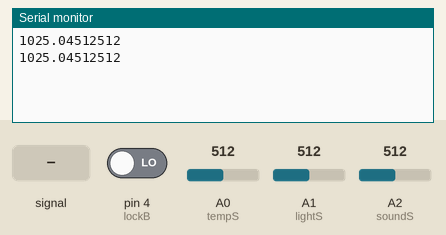
A sketch run on a simulated Arduino Uno, built with avr-gcc and run on an emulated ATmega328P. On the bench: the last lines printed to the serial monitor. The inputs (shaded band) are chosen by the test bench; at power-on: A0 (tempS) = 512, A1 (lightS) = 512, A2 (soundS) = 512, pin 4 (lockB) LOW.

Above: at 2.3 s.
2.4 s: A2 (soundS) fed a 200 Hz sine of ±81 counts around its level
At 3.4 s:
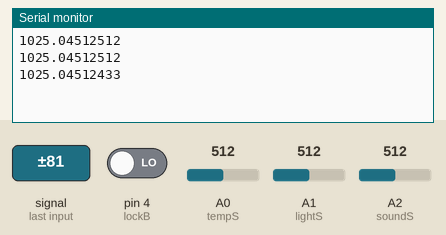
4.5 s: A0 (tempS) set to 716
At 5.7 s:
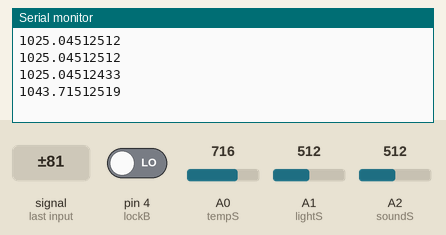
6.6 s: A1 (lightS) set to 716
At 8.2 s:
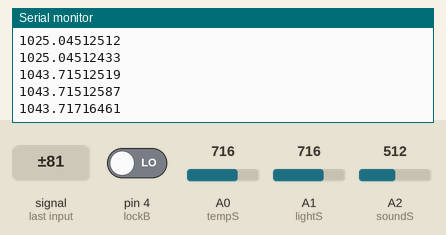
8.7 s: A2 (soundS) set to 716
At 9.4 s:
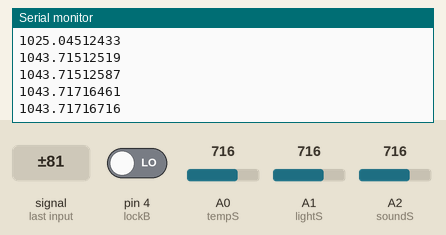
10.8 s: pin 4 (lockB) driven HIGH
At 12.7 s:
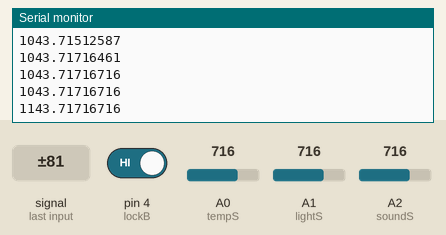
12.9 s: A2 (soundS) fed a 1000 Hz sine of ±255 counts around its level
At 14.2 s:
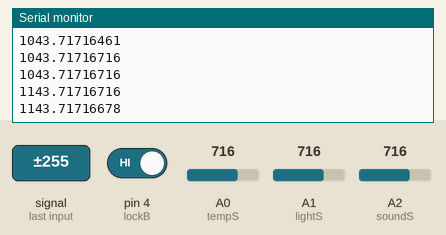
Timing chart, 0 to 15.9 s (numbered marks = the images above; inputs shaded):
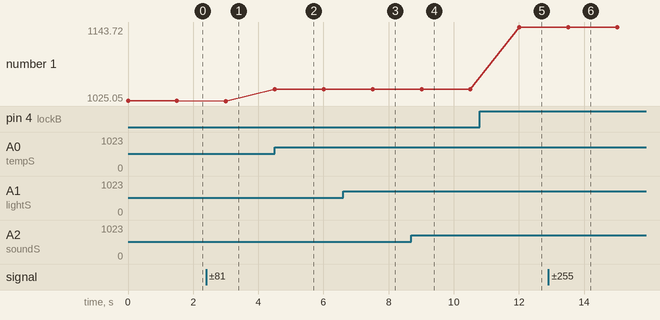

Measured:
- after the input at 2.4 s, the serial monitor: prints a new line after 0.60 s (image 1)
- after the input at 4.5 s, the serial monitor: prints a new line at once (image 2)
- after the input at 6.6 s, the serial monitor: prints a new line after 0.91 s (image 3)
- after the input at 8.7 s, the serial monitor: prints a new line after 0.31 s (image 4)
- after the input at 10.8 s, the serial monitor: prints a new line after 1.2 s (image 5)
- after the input at 12.9 s, the serial monitor: prints a new line after 0.61 s (image 6)
- plotted number 1: 1025.05 → 1025.05 after the input at 2.4 s, 1025.05 → 1043.72 after the input at 4.5 s, 1043.72 → 1043.72 after the input at 6.6 s, 1043.72 → 1043.72 after the input at 8.7 s, 1043.72 → 1143.72 after the input at 10.8 s

The sketch:

LAH.ino
```cpp
#include <math.h>

const int lightS = A1;
const int soundS = A2;
const int tempS = A0;
const int lockB = 4;
void setup()
{
    Serial.begin(115200);
  pinMode(tempS, INPUT);
  pinMode(lightS, INPUT);
  pinMode(soundS, INPUT);
  pinMode(lockB, INPUT);
}

void loop()
{
  while (true) {
  int t = analogRead(tempS);
  int lightVal = analogRead(lightS);
  int soundVal = analogRead(soundS);
  bool button = digitalRead(lockB);
  int lockV;
  if (button) lockV = 1;
  else  lockV = 0;
    // check if valid, if NaN (not a number) then something went wrong!
    //if (isnan(t) || isnan(h)) {
        //Serial.println("Failed to read from DHT");
        //return;
    //Serial.print("Humidity: ");
    //Serial.print(h);
    //Serial.print(" %\t");
    //Serial.print("Temperature: ");
  //Serial.print(" "+ lightVal + soundVal + "1" + lockV + t);
    //Serial.println(" *C");
     //2

    Serial.print(1); //1
    Serial.print(lockV); //1
    float t1 = 1023.0/t-1.0;
    t1=t1*100000;
    float temper = 1.0/(log(t1/100000)/4275+1/298.15)-273.15;
    Serial.print(temper); //4

    Serial.print(lightVal); //3

    Serial.print(soundVal); //3


    Serial.println(""); //5
    delay(1500);
}
}
```
